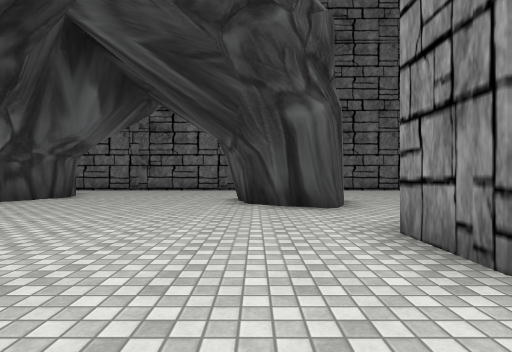
[1] (above)

23 first-person views from a walk through a scene from a Unity 3-D project. The camera is 1.2 m above the floor, looks level and sees 80° across. The floor is counted in squares, 2 m on a side. Each view is taken from the middle of a square. On the plan, view 1 faces up. The plan holds only what a view shows up to about 9 squares ahead; the rest is blank. The place goes on beyond the plan. The player character is not drawn. Some animated figures are not drawn. Some surface patterns are stand-ins.

[2]
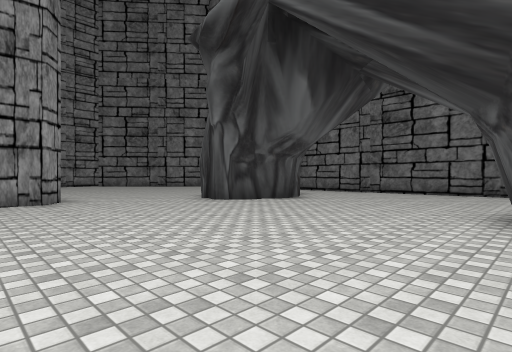

[3]
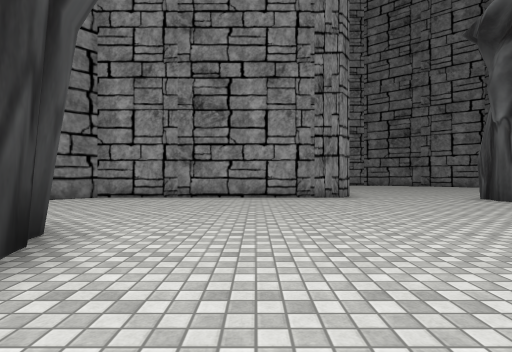

[4]
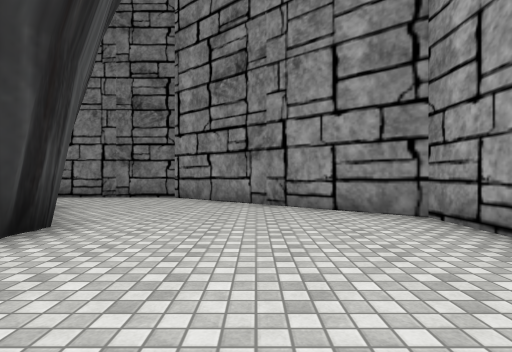

[5]
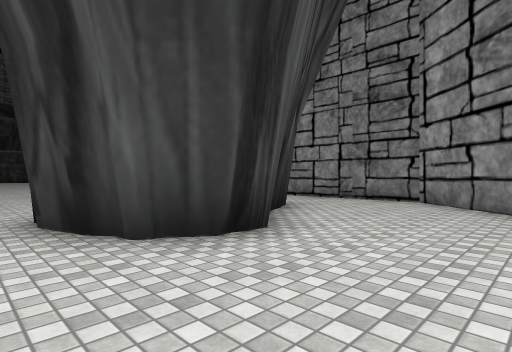

[6]
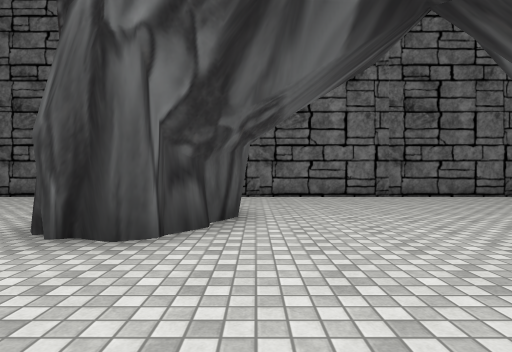

[7]
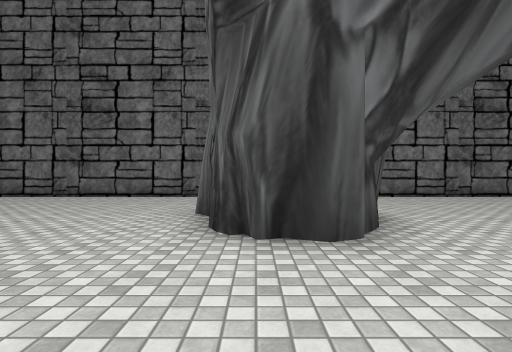

[8]
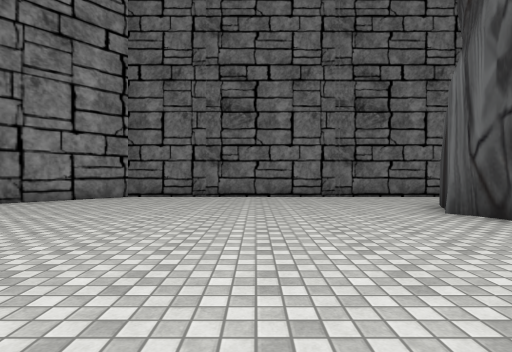

[9]
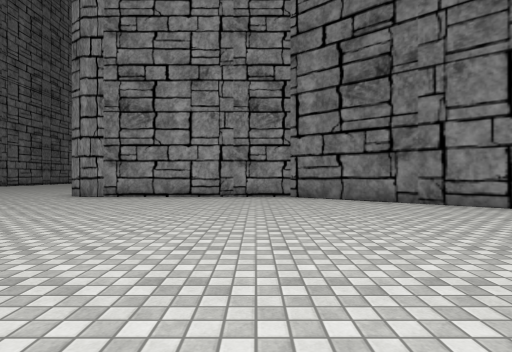

[10]
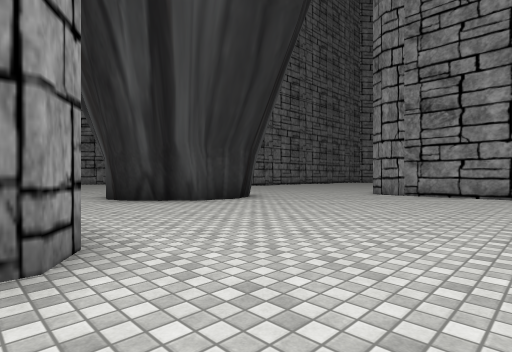

[11]
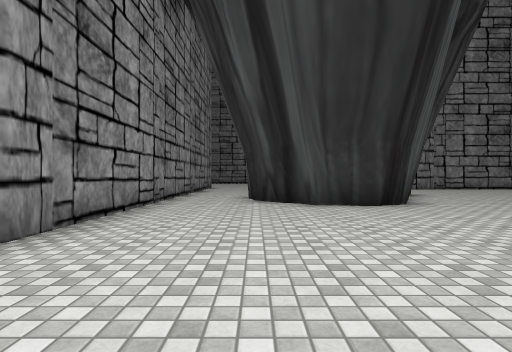

[12]
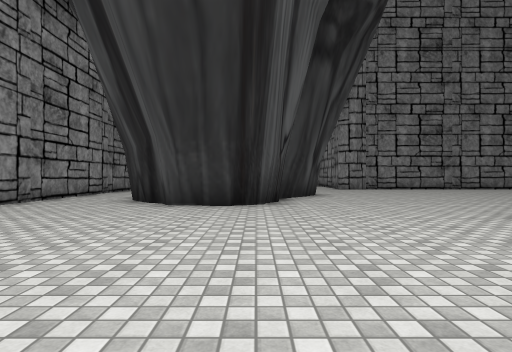

[13]
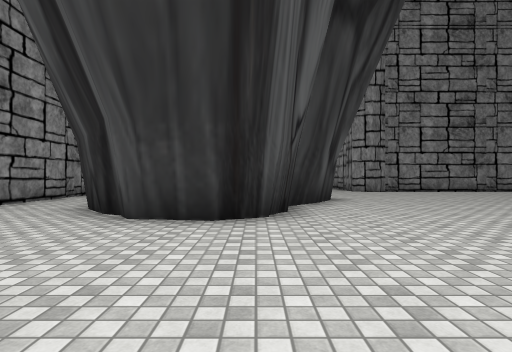

[14]
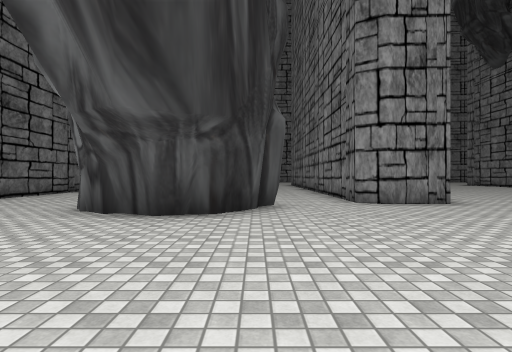

[15]
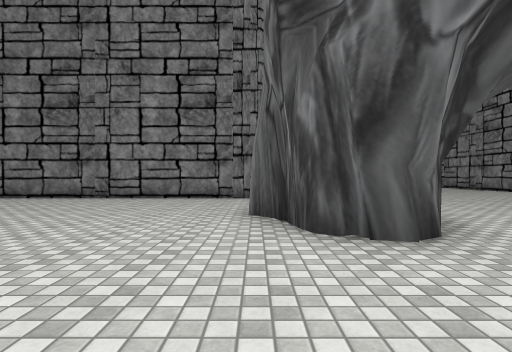

[16]
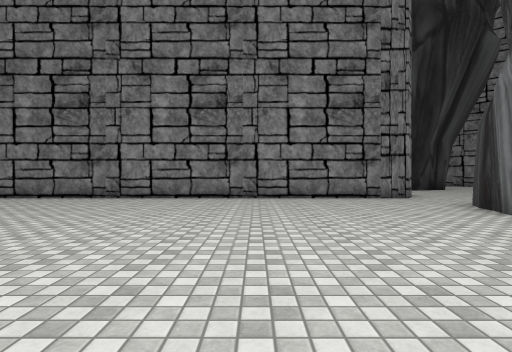

[17]
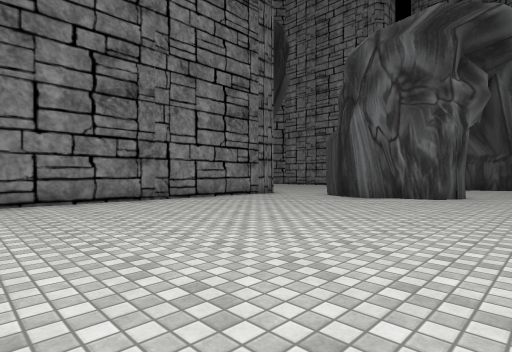

[18]
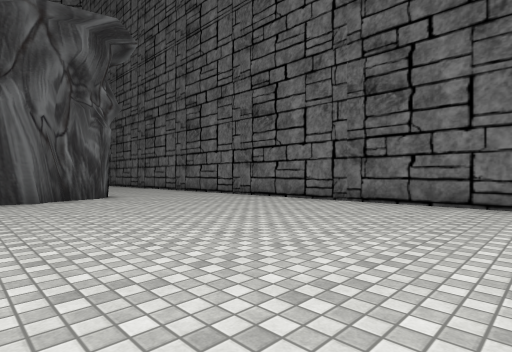

[19]
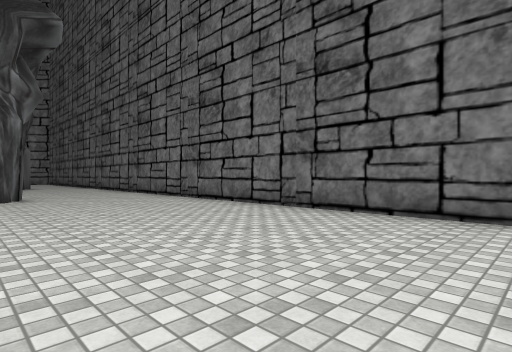

[20]
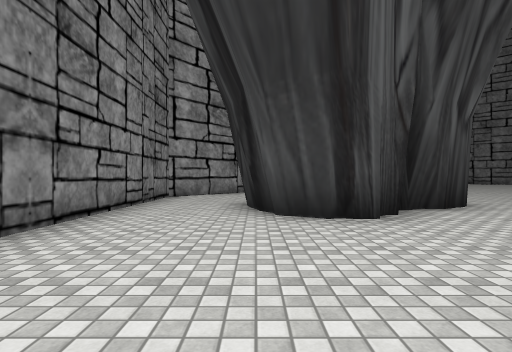

[21]
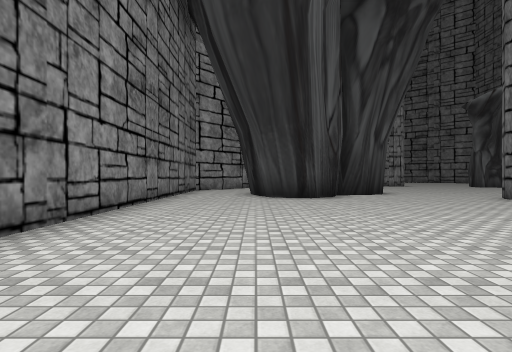

[22]
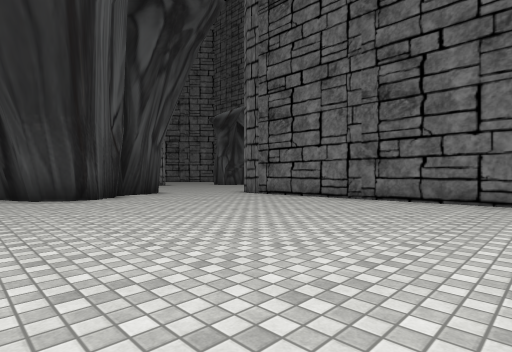

[23]
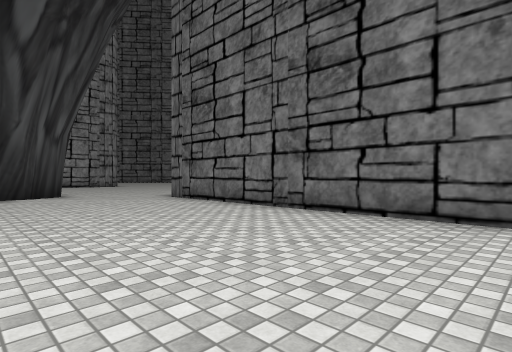

### Floor plan
Ten units are one square. View 1 is at (0, 0); x grows to the right and y downward. Boxes are objects, and circles mark ways between rooms. Rooms are numbered by the first view taken in them; rooms with no view inside come last. Other rooms are left out.
<svg viewBox="-193 -133 303 213">
<path fill="none" stroke="#000" d="M-20 10 -6 6M-75 -34 -75 34 -27 75 24 75M5 -59 -2 -65 -4 -70M15 -18 15 -32 19 -38M-4 -69 -6 -76 1 -89M14 -54 8 -60M-55 -76 -59 -72M15 -57 10 -55 6 -58M-56 -76 -59 -71M-27 27 -27 19 -21 11 -17 11M-2 -83 2 -90 6 -92 13 -91M-54 -94 -52 -85 -57 -75M6 -92 13 -91M-9 50 -15 39M10 48 5 52M12 48 4 49M12 49 -3 53M24 -128 -55 -128M-80 -38 -75 -34M-75 -82 -77 -86M-76 -85 -79 -89 -72 -104M-63 -67 -68 -69 -71 -69 -74 -77M-61 -68 -71 -69M-145 0 -132 2 -129 7 -124 9 -119 15M-98 15 -98 -32 -94 -38M-55 -128 -147 -128 -188 -80 -188 -20M18 -63 15 -57M15 -86 16 -78 21 -72 17 -61M13 -91 18 -76M19 -38 105 -38M96 -128 24 -128M18 32 18 39 12 48M24 75 71 75M96 -15 21 -15 15 -18M3 18 9 26 15 28M1 10 4 15M0 8 3 13"/>
<circle cx="-65" cy="-115" r="3" fill="#2a7"/>
<circle cx="-73" cy="-50" r="3" fill="#2a7"/>
<circle cx="15" cy="-45" r="3" fill="#2a7"/>
<circle cx="17" cy="-110" r="3" fill="#2a7"/>
<circle cx="15" cy="65" r="3" fill="#2a7"/>
<circle cx="5" cy="-5" r="3" fill="#2a7"/>
<text x="-30" y="-30">1</text>
<text x="-120" y="-60">2</text>
<text x="60" y="-80">3</text>
<text x="60" y="30">4</text>
</svg>
Room 1 opens to room 2. Room 1 opens to room 3. Room 1 opens to room 4.

Where each view was taken, in squares from view 1:
view 1: 0 up, 0 right, facing up
view 2: 2 up, 0 right, facing up-left
view 3: 1 up, 1 right, facing left
view 4: 1 up, 5 left, facing down
view 5: 0 up, 5 left, facing down-right
view 6: 4 up, 5 left, facing up
view 7: 4 up, 7 left, facing up
view 8: 4 up, 11 left, facing up
view 9: 7 up, 10 left, facing left
view 10: 6 up, 9 left, facing down-left
view 11: 6 up, 12 left, facing down
view 12: 6 up, 15 left, facing down
view 13: 4 up, 15 left, facing down
view 14: 6 up, 5 left, facing right
view 15: 12 up, 2 right, facing down
view 16: 12 up, 6 right, facing down
view 17: 11 up, 10 right, facing down-left
view 18: 6 up, 10 right, facing up-left
view 19: 8 up, 10 right, facing up-left
view 20: 5 down, 6 right, facing left
view 21: 5 down, 10 right, facing left
view 22: 6 down, 10 right, facing up-left
view 23: 3 down, 10 right, facing up-left
